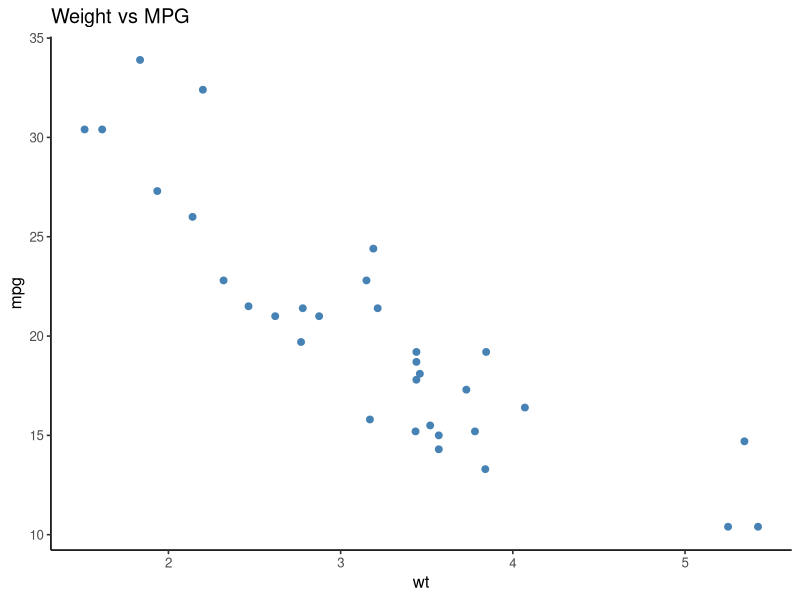

Write R code to recreate this figure.
## ---- chunk 1
#| label: setup-saving
#| echo: false
#| eval: true
#| message: false
#| warning: false

library(ggplot2)
library(glue)

# Output directory
fig_dir <- "plots/06_saving"
## ---- chunk 2
#| label: saving-batch-example-plot
#| echo: false
#| eval: true
#| fig-width: 6
#| fig-height: 4

ggplot(mtcars, aes(wt, mpg)) +
  geom_point(size = 2, color = "steelblue") +
  labs(title = "Weight vs MPG") +
  theme_classic(base_size = 12)
